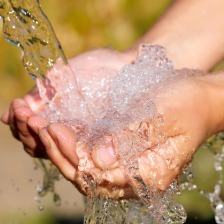
#> input picture water_ai 3/data/water images/test/Clean-samples/29.jpg, 224 x 224 px; its folder holds only this picture in this run
$ python train_model.py
#> lines starting #> are read from the running program, lines starting #| are printed output that depends on the picture
from __future__ import annotations

import json
from pathlib import Path

import joblib
import numpy as np
from PIL import Image
from sklearn.linear_model import LogisticRegression
from sklearn.metrics import accuracy_score, classification_report, confusion_matrix
from sklearn.pipeline import Pipeline
from sklearn.preprocessing import StandardScaler

# data/ contains the clean vs dirty water images.
DATA_ROOT = Path(__file__).resolve().parent / 'data' / 'water images'

# model/ stores the trained classifier and the evaluation summary.
MODEL_DIR = Path(__file__).resolve().parent / 'model'
MODEL_DIR.mkdir(parents=True, exist_ok=True)
MODEL_PATH = MODEL_DIR / 'clean_water_detector.joblib'
METRICS_PATH = MODEL_DIR / 'metrics.json'


def extract_features(image_path: str | Path) -> np.ndarray:
    """
    Turn one image into a numeric feature vector.

    Why this exists:
    a machine learning model cannot read a raw image path directly,
    so this function converts the image into measurable signals.

    The features here are intentionally lightweight so the project stays easy to train locally.
    """
    # Read image, force 3 channels, and resize so every sample has a consistent shape.
    img = Image.open(image_path).convert('RGB').resize((64, 64))
    # convert image to numpy array and scale pixel values to 0..1
    arr = np.asarray(img, dtype=np.float32) / 255.0
    # build a grayscale version for brightness / texture measurements
    gray = arr.mean(axis=2)
    # store all extracted features here
    feats: list[float] = []

    # --- color summary features ---
    # For each RGB channel, collect a few basic stats + a histogram.
    # This helps the model notice overall color trends and distribution shifts.
    for c in range(3):
        ch = arr[:, :, c]
        feats += [
            float(ch.mean()),
            float(ch.std()),
            float(np.percentile(ch, 10)),
            float(np.percentile(ch, 50)),
            float(np.percentile(ch, 90)),
        ]
        hist, _ = np.histogram(ch, bins=8, range=(0, 1), density=True)
        feats += hist.astype(float).tolist()

    # --- grayscale brightness / contrast features ---
    # Useful for murkiness, dullness, and overall image intensity changes.
    feats += [
        float(gray.mean()),
        float(gray.std()),
        float(np.percentile(gray, 10)),
        float(np.percentile(gray, 50)),
        float(np.percentile(gray, 90)),
    ]

    # --- edge / texture features ---
    # The idea here: dirtier water images can have more clutter, particles, or rough texture.
    gx = np.diff(gray, axis=1)
    gy = np.diff(gray, axis=0)
    edge = np.sqrt(gx[:-1, :] ** 2 + gy[:, :-1] ** 2)
    feats += [
        float(edge.mean()),
        float(edge.std()),
        float(np.percentile(edge, 90)),
        float((edge > 0.15).mean()),
    ]

    # --- saturation features ---
    # Captures how vivid / flat the colors are overall.
    maxc = arr.max(axis=2)
    minc = arr.min(axis=2)
    sat = np.where(maxc == 0, 0, (maxc - minc) / np.maximum(maxc, 1e-6))
    feats += [float(sat.mean()), float(sat.std())]

    # --- tiny thumbnail features ---
    # This keeps a very low-resolution memory of the whole image layout.
    # It is not deep learning, but it gives the classifier a bit more structure.
    small = np.asarray(Image.open(image_path).convert('RGB').resize((8, 8)), dtype=np.float32).reshape(-1) / 255.0
    feats += small.astype(float).tolist()

    return np.array(feats, dtype=np.float32)


def load_split(split: str):
    """Load either the train split or the test split into X features and y labels."""
    X, y = [], []

    # I mapped clean -> 1 and dirty -> 0 so predict_proba(...)[0, 1] means clean probability.
    for label, folder in [(1, 'Clean-samples'), (0, 'Dirty-samples')]:
        folder_path = DATA_ROOT / split / folder
        for img_path in sorted(folder_path.glob('*.jpg')):
            X.append(extract_features(img_path))
            y.append(label)

    return np.vstack(X), np.array(y, dtype=np.int64)


def main() -> None:
    # Step 1: build the training and testing datasets.
    X_train, y_train = load_split('train')
#> in extract_features, `img = Image.open(image_path).convert('RGB').resize((64, 64))`:
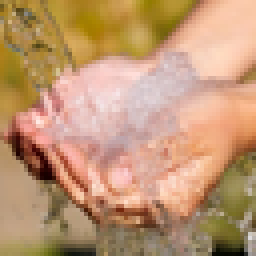
#> img: PIL image 64x64 RGB (shown 4 times larger); mean R, G, B 191.6, 150.8, 114.7
#> in extract_features, `gray = arr.mean(axis=2)`:
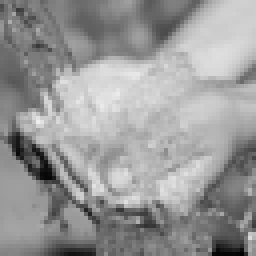
#> gray: shape (64, 64) float32 (shown 4 times larger); min 0.00131, max 0.936, mean 0.598
#> the loop in extract_features, `for c in range(3):` made 3 passes
#> hist on passes 2 to 3: [0.104, 0.133, 0.348, 1.41, 2.56, 2.04, 1.39, 0.00781], [0.521, 1.26, 1.38, 1.35, 1.31, 1.58, 0.604, 0.00586]
#> (feats, hist) on pass 1: ([0.751, 0.18, 0.512, 0.761, 0.965], [0.0391, 0.0742, 0.104, 0.502, 1.19, 1.93, 1.67, 2.49])
#> pass 1, in extract_features, `ch = arr[:, :, c]`:
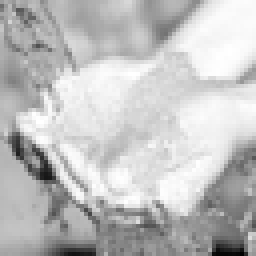
#> ch: shape (64, 64) float32 (shown 4 times larger); min 0, max 1, mean 0.751
#> pass 3, in extract_features, `ch = arr[:, :, c]`:
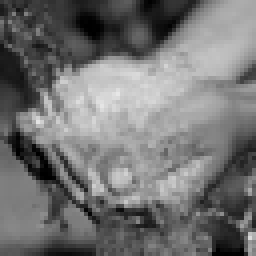
#> ch: shape (64, 64) float32 (shown 4 times larger); min 0, max 0.906, mean 0.45
#> after the loop in extract_features, `for c in range(3):`: feats = 39 values, max 2.56 at index 22, min 0.00586 at index 38, mean 0.814
#> in extract_features, `feats += [ float(gray.mean()), float(gray.std()), float(np.percentile(..`: feats = 44 values, max 2.56 at index 22, min 0.00586 at index 38, mean 0.78
#> in extract_features, `gy = np.diff(gray, axis=0)`:
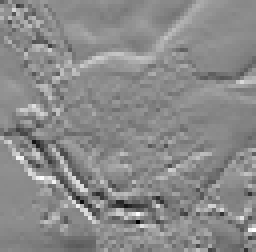
#> gy: shape (63, 64) float32 (shown 4 times larger); min -0.417, max 0.348, mean -0.0029; drawn with min black and max white
#> in extract_features, `edge = np.sqrt(gx[:-1, :] ** 2 + gy[:, :-1] ** 2)`:
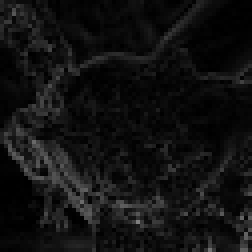
#> edge: shape (63, 63) float32 (shown 4 times larger); min 0, max 0.499, mean 0.0695
#> in extract_features, `feats += [ float(edge.mean()), float(edge.std()), float(np.percentile(..`: feats = 48 values, max 2.56 at index 22, min 0.00586 at index 38, mean 0.724
#> in extract_features, `sat = np.where(maxc == 0, 0, (maxc - minc) / np.maximum(maxc, 1e-6))`:
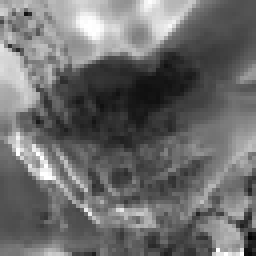
#> sat: shape (64, 64) float32 (shown 4 times larger); min 0.0137, max 1, mean 0.428
#> in extract_features, `feats += [float(sat.mean()), float(sat.std())]`: feats = 50 values, max 2.56 at index 22, min 0.00586 at index 38, mean 0.707
#> in extract_features, `small = np.asarray(Image.open(image_path).convert('RGB').resize((8, 8)..`: small = 192 values, max 0.984 at index 21, min 0.11 at index 8, mean 0.598
#> in extract_features, `feats += small.astype(float).tolist()`: feats = 242 values, max 2.56 at index 22, min 0.00586 at index 38, mean 0.621
#> pass 2 of the loop in load_split, `for label, folder in [(1, 'Clean-samples'), (0, 'Dirty-samples')]:`:
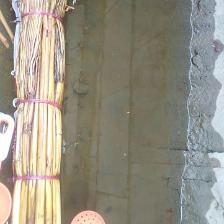
#> input picture water_ai 3/data/water images/test/Dirty-samples/15.jpg, 224 x 224 px
#> the loop in extract_features (call 2), `for c in range(3):` made 3 passes
#> hist on passes 2 to 3: [0, 0, 0.0645, 4.4, 1.17, 0.729, 1.1, 0.527], [0, 0.00586, 1.96, 2.67, 0.971, 1.33, 0.783, 0.281]
#> pass 1, in extract_features (call 2), `ch = arr[:, :, c]`:
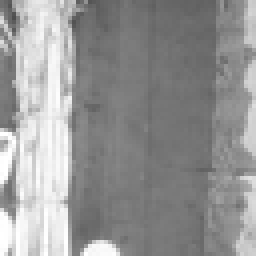
#> ch: shape (64, 64) float32 (shown 4 times larger); min 0.306, max 1, mean 0.588
#> after the loop in extract_features (call 2), `for c in range(3):`: feats = 39 values, max 4.4 at index 21, min 0 at index 5, mean 0.803
#> in extract_features (call 2), `feats += [ float(gray.mean()), float(gray.std()), float(np.percentile(..`: feats = 44 values, max 4.4 at index 21, min 0 at index 5, mean 0.767
#> in extract_features (call 2), `feats += [ float(edge.mean()), float(edge.std()), float(np.percentile(..`: feats = 48 values, max 4.4 at index 21, min 0 at index 5, mean 0.711
#> in extract_features (call 2), `sat = np.where(maxc == 0, 0, (maxc - minc) / np.maximum(maxc, 1e-6))`:
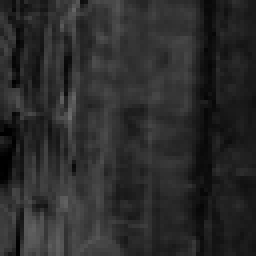
#> sat: shape (64, 64) float32 (shown 4 times larger); min 0, max 0.426, mean 0.171
#> in extract_features (call 2), `feats += [float(sat.mean()), float(sat.std())]`: feats = 50 values, max 4.4 at index 21, min 0 at index 5, mean 0.688
#> small = 192 values, max 0.933 at index 168, min 0.318 at index 11, mean 0.557
#> in extract_features (call 2), `feats += small.astype(float).tolist()`: feats = 242 values, max 4.4 at index 21, min 0 at index 5, mean 0.584
#> y_train = [1, 0]
    X_test, y_test = load_split('test')
#> pass 2 of the loop in load_split, `for label, folder in [(1, 'Clean-samples'), (0, 'Dirty-samples')]:`:
#> y_test = [1, 0]

    # Step 2: standardize the features, then fit a simple interpretable classifier.
    # Logistic regression is lightweight, fast, and good for a first practical baseline.
    model = Pipeline([
        ('scaler', StandardScaler()),
        ('clf', LogisticRegression(max_iter=5000, random_state=42))
    ])
    model.fit(X_train, y_train)

    # Step 3: evaluate on held-out test data.
    y_pred = model.predict(X_test)
#> y_pred = [1, 0]
    y_proba = model.predict_proba(X_test)[:, 1]
#> y_proba = [0.99, 0.00969]

    metrics = {
        'accuracy': float(accuracy_score(y_test, y_pred)),
        'confusion_matrix': confusion_matrix(y_test, y_pred).tolist(),
        'classification_report': classification_report(
            y_test,
            y_pred,
            target_names=['dirty', 'clean'],
            output_dict=True,
            zero_division=0,
        ),
        # Keeping raw probabilities is useful if I want to inspect confidence later.
        'test_probabilities_clean': y_proba.round(4).tolist(),
    }

    # Step 4: save  for reuse.
    # clean_water_detector.joblib = deployed model file
    # metrics.json = lightweight record of how this trained version performed
    joblib.dump(model, MODEL_PATH)
    with open(METRICS_PATH, 'w', encoding='utf-8') as f:
        json.dump(metrics, f, indent=2)

    print(f'Saved model to {MODEL_PATH}')
    print(json.dumps(metrics, indent=2))
#> (printed output is left out)


if __name__ == '__main__':
    main()
